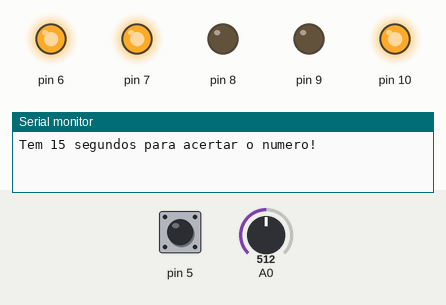
Simulated run of this sketch. Board: Arduino Uno, built with avr-gcc and run on an emulated ATmega328P. On the bench: output pins drawn as LEDs (lit = HIGH), the last lines printed to the serial monitor. Inputs (shaded band) come from the test bench; at power-on: pin 5 HIGH, A0 = 512. Random numbers use the default seed unless the sketch sets one.

Above: at 1.2 s.
1.3 s: pin 5 pulled LOW for 3.2 s
At 3.6 s:
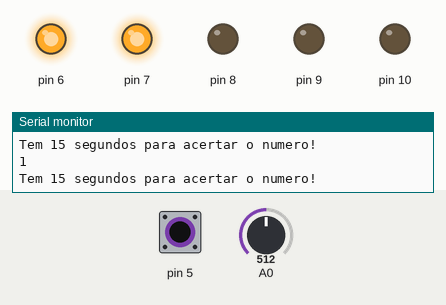
Timing chart, 0 to 5.1 s (numbered marks = the images above; inputs shaded):
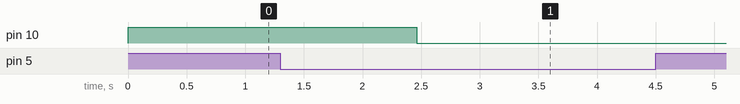

The sketch:

TI_FINAL.ino
```cpp
int n;
bool truereading=false;
bool lastbts = false;
unsigned long debounceDelay = 50;
unsigned long bounce;
int count = 0;
int interval = 15000;
int a = 1;

void setup(){
  Serial.begin(9600);
  Serial.println("Tem 15 segundos para acertar o numero!");
  pinMode(5, INPUT_PULLUP);
  pinMode(6, OUTPUT);
  pinMode(7, OUTPUT);
  pinMode(8, OUTPUT);
  pinMode(9, OUTPUT);
  pinMode(10, OUTPUT);
  randomSeed(analogRead(0));
  n = random(1, 32);
}

void loop(){

  bool bts=!digitalRead(5);    //lê o estado esperado do pino 5


  for (int bit = 0; bit<=4; bit++){    //ascende cada led conforme o numero que lhe corresponde (0/1)
    digitalWrite(6+bit, (n>>bit)&1);
  }

  if (bts!=lastbts){    //Sempre que o botão mudar de estado guardamos o valor do millis()(instante atual)
    bounce = millis();
  }
  if (((millis()-bounce)>1000)&&(bts==true)){    //reinicia se o botão for primido por mais de 1 segundo
    loop();
  }

  if ((millis()-bounce)>debounceDelay){    //Se passaram 50ms desde a ultima variação do estado do botão
    if (bts!=truereading){    //Se a leitura atual for diferente da última leitura
      truereading = bts;    //Estado verdadeiro = estado atual

      if (truereading==true){ // Quando o estado verdadeiro for verdadeiro, então o botão foi primido
        count++;    //Quando o estado do botão mudar de low para high, o contador aumenta +1
        Serial.println(count);
      }

      if (count >= 31){   //Se o limite máximo for atingido o contador retorna a 0
        count = 0;
      }
    }
  }
  if ((count == n)&&(millis()>=(interval*a))){   //Se passarem 15segundos e o numero do contador correspoder ao numero certo então completou o jogo
        Serial.println("Acertou!!!");
        count = 0;
        for (int bit=0; bit<=4; bit++) {   //apaga todos os leds
          digitalWrite(6+bit, LOW);
        }
        delay(1000);

        for (int bit=0; bit<=4; bit++) {   //ascende os leds com o efeito de varrimento
          digitalWrite(6+bit, HIGH);
          delay(100);
        }
        for (int bit=0; bit<=4; bit++){   //desliga os leds com o efeito de varrimento
          digitalWrite(6+bit,LOW);
          delay(100);
        }
        n = random(1, 32);
        delay(500);
        a++;
        loop();
  }

  if ((count != n)&& (millis()>=(interval*a))){   //Se passarem 15segundos e o numero do contador não correspoder ao numero certo então o jogo recomeça
     Serial.print("Falhou, a resposta correta era  ");
     Serial.print(n);
     Serial.println(".");
     count = 0;
     n = random(1, 32);
     a++;
     loop();
  }
 lastbts = bts;    //atualizamos o estado anterior com o ultimo estado do botão neste loop
}
```

Measured:
- after the input at 1.3 s, pin 10: HIGH → LOW after 1.2 s
